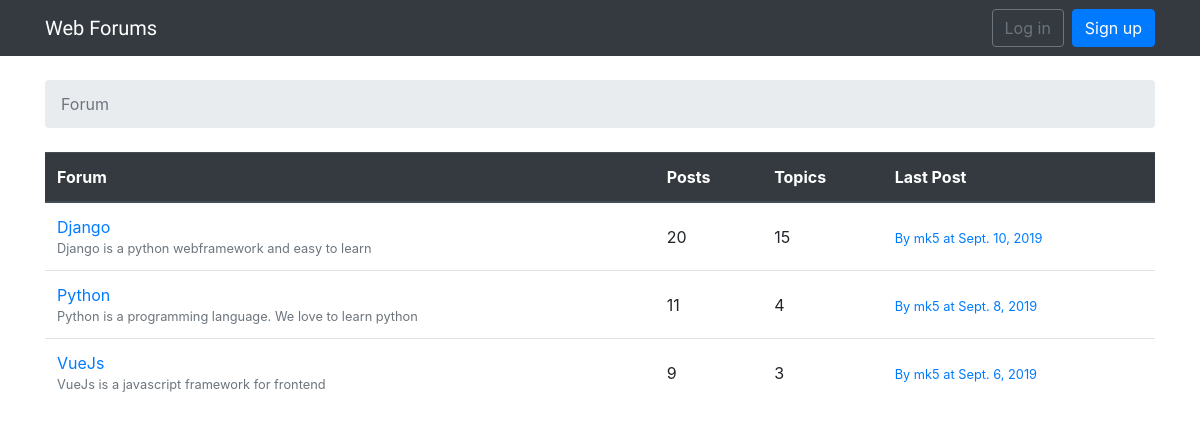
Screenshot of /webforum/ with the database file from the repository.
### webforum/models.py (models this page shows, shortened)
class Forum(models.Model):
    name = models.CharField(max_length=30, unique=True)
    description = models.CharField(max_length=100)
    def get_posts_count(self):
        return Post.objects.filter(topic__forum=self).count()
    def get_last_post(self):
        return Post.objects.filter(topic__forum=self).order_by('-created_on').first()

class Post(models.Model):
    message = models.TextField(max_length=3000)
    topic = models.ForeignKey(Topic, on_delete=models.CASCADE, related_name='posts')
    created_on = models.DateTimeField(auto_now_add=True)
    updated_on = models.DateTimeField(null=True)
    created_by = models.ForeignKey(User, on_delete=models.CASCADE, related_name='posts')
    updated_by = models.ForeignKey(User, on_delete=models.CASCADE,  null=True, related_name='+')

### webforum/views.py (the view)
# urls.py: path('', views.ForumListView.as_view(), name='home'),
class ForumListView(ListView):
    model = Forum
    context_object_name = 'forums'
    template_name = 'home.html'

### webforum/templates/home.html
{% extends 'base.html' %}
{% block breadcrumb %}
    <li class="breadcrumb-item active"> Forum </li>
{% endblock %}
{% block content %}
    <table class="table">
        <thead class="thead-inverse thead-dark">
            <tr>
                <th>Forum</th>
                <th>Posts</th>
                <th>Topics</th>
                <th>Last Post</th>
            </tr>
        </thead>
        <tbody>
            {% for forum in forums %}
            <tr>
                <td>
                    <a href="{% url 'forum_topics' forum.pk %}">{{forum.name}}</a>
                     <br>
                    <small class="text-muted d-block">{{forum.description}}</small>
                </td>
                <td class="align-middle">{{ forum.get_posts_count }}</td>
                <td class="align-middle">{{ forum.topics.count }}</td>
                <td class="align-middle">
                    {% with post=forum.get_last_post %}
                    {% if post %}
                    <small>
                        <a href="{% url 'topic_posts' forum.pk post.topic.pk %}">
                            By {{ post.created_by.username }} at {{ post.created_on.date }}
                        </a>
                    </small>
                    {% else %}
                    <small class="text-muted">
                        <em>No posts yet.</em>
                    </small>
                    {% endif %}
                    {% endwith %}
                </td>
            </tr>
            {% endfor %}
        </tbody>
    </table>
{% endblock %}

### rows the page displays
Forum: name "Django", description "Django is a python webframework and easy to learn", get_posts_count "20", topics.count "15", get_last_post.created_by.username "mk5", get_last_post.created_on "Sept. 10, 2019"
Forum: name "Python", description "Python is a programming language. We love to learn python", get_posts_count "11", topics.count "4", get_last_post.created_by.username "mk5", get_last_post.created_on "Sept. 8, 2019"
Forum: name "VueJs", description "VueJs is a javascript framework for frontend", get_posts_count "9", topics.count "3", get_last_post.created_by.username "mk5", get_last_post.created_on "Sept. 6, 2019"
